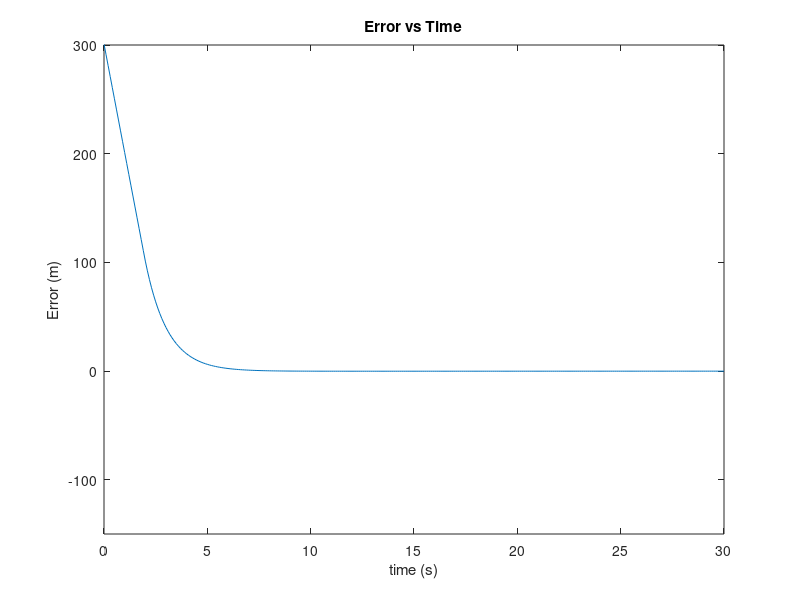

This figure's MATLAB source:
distance_away = 501.0;
required_gap =  200.0;
current_position = 0.0;
static_velocity = 10;
error = (distance_away - current_position) - required_gap;
dt = 0.1;
error_values = [error] ;
speeds = [0];
time = [0];

figure;
Kp = 1;
Ki = 0.02;
Kd = 0.1;


while error ~= 0
    
    P = Kp*error;
    
    if error > 300 
        I = 0;
        D = 0;
    else
        I = Ki * trapz(time,error_values);
        D = Kd * (error_values(end) - error_values(end-1)) / dt;

    end
    

        
    Speed = P + I + D - static_velocity;
    
    if Speed > 100.0 
        Speed = 100.0;
    end
    
   
    
    current_position = current_position + Speed*dt;
    error = (distance_away - current_position) - required_gap;
    error_values(end +1) = error;
    speeds(end +1) = Speed;
    time(end+1) = time(end) + dt;
    
    
%     plot(time,error_values);
%     xlim([0,30]);
%     ylim([-150,300]);
%     xlabel('time (s)');
%     ylabel('Error (m)');
%     title('Error vs Time');
% 
%     drawnow;
    

    if time(end) >30.0
        break
    end
end

plot(time,error_values);
xlim([0,30]);
ylim([-150,300]);
xlabel('time (s)');
ylabel('Error (m)');
title('Error vs Time');


steady_state_error = error_values(end)